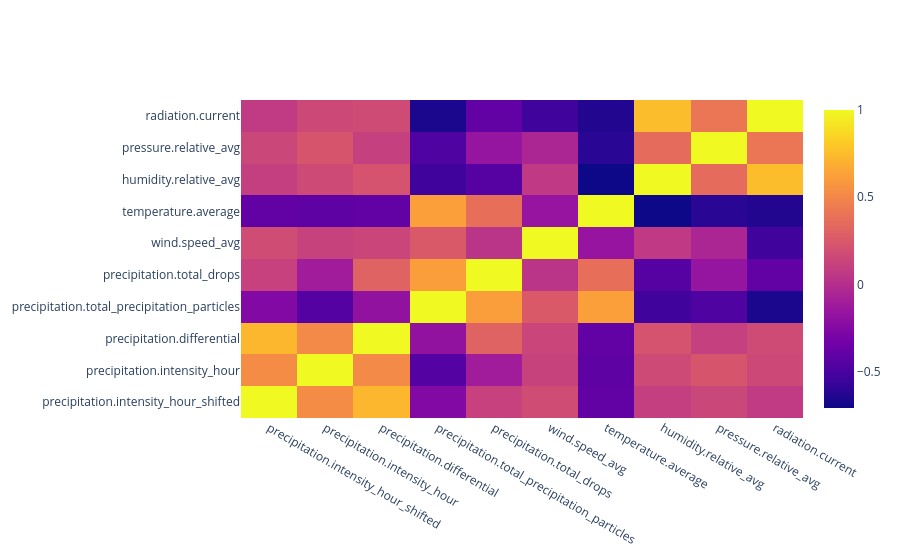

Notebook code for this chart:
### Code cell
# color df by correlation+
df_relevant.corr()
fig = go.Figure(data=go.Heatmap(z=df_relevant.corr(), x=df_relevant.columns, y=df_relevant.columns))
fig.show()

df_relevant.columns = columns_and_aggregation
df_relevant.corr()

### Figure 1 — Plotly figure (JSON) as saved in the notebook; plotly's stock layout.template omitted (floating-point values rounded to 4 significant figures)
{"data": [{"type": "heatmap", "x": ["precipitation.intensity_hour_shifted", "precipitation.intensity_hour", "precipitation.differential", "precipitation.total_precipitation_particles", "precipitation.total_drops", "wind.speed_avg", "temperature.average", "humidity.relative_avg", "pressure.relative_avg", "radiation.current"], "y": ["precipitation.intensity_hour_shifted", "precipitation.intensity_hour", "precipitation.differential", "precipitation.total_precipitation_particles", "precipitation.total_drops", "wind.speed_avg", "temperature.average", "humidity.relative_avg", "pressure.relative_avg", "radiation.current"], "z": [[1.0, 0.5254, 0.7247, -0.257, 0.1115, 0.1806, -0.3996, 0.09702, 0.1437, 0.07301], [0.5254, 1.0, 0.5153, -0.4552, -0.109, 0.1148, -0.4109, 0.1596, 0.231, 0.1542], [0.7247, 0.5153, 1.0, -0.185, 0.3055, 0.1358, -0.3998, 0.2172, 0.1065, 0.1695], [-0.257, -0.4552, -0.185, 1.0, 0.6108, 0.2535, 0.6219, -0.5404, -0.4795, -0.6648], [0.1115, -0.109, 0.3055, 0.6108, 1.0, 0.0339, 0.3725, -0.4497, -0.1688, -0.3975], [0.1806, 0.1148, 0.1358, 0.2535, 0.0339, 1.0, -0.1652, 0.06392, -0.0557, -0.5391], [-0.3996, -0.4109, -0.3998, 0.6219, 0.3725, -0.1652, 1.0, -0.709, -0.6142, -0.6347], [0.09702, 0.1596, 0.2172, -0.5404, -0.4497, 0.06392, -0.709, 1.0, 0.3563, 0.7524], [0.1437, 0.231, 0.1065, -0.4795, -0.1688, -0.0557, -0.6142, 0.3563, 1.0, 0.4111], [0.07301, 0.1542, 0.1695, -0.6648, -0.3975, -0.5391, -0.6347, 0.7524, 0.4111, 1.0]]}], "layout": {}}
